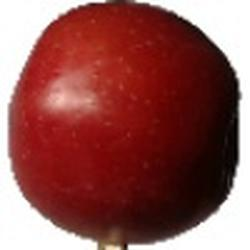
#> input picture datasets/Apple551.jpg, 250 x 250 px, found by its file name
$ jupyter execute --allow-errors test.ipynb   (shell and % lines are left out)
#> lines starting #> are read from the running program, lines starting #| are printed output that depends on the picture; after the words box and inside, x2 and y2 are one past the last pixel; in counts of white or black regions, pixels touching at a corner belong together
<a href="https://colab.research.google.com/github/Else-If-05/Pomme_ou_Poire/blob/main/test.ipynb" target="_parent"></a>

[cell 1]
import cv2
import numpy as np
import requests
import matplotlib.pyplot as plt
import matplotlib.image as mpimg
import sys
import datetime
from tensorflow import keras
from tensorflow.keras.models import Model
import tensorflow as tf
import pathlib
import os
import zipfile

%pylab inline

url_pikachu = r'https://github.com/Else-If-05/Pomme_ou_Poire/blob/main/datasets/Apple551.jpg?raw=true'
resp = requests.get(url_pikachu, stream=True).raw
image_array_pikachu = np.asarray(bytearray(resp.read()), dtype="uint8")
print(f'Shape of the image {image_array_pikachu.shape}')
image_pikachu = cv2.imdecode(image_array_pikachu, cv2.IMREAD_COLOR)
#> image_pikachu is the input picture: shape (250, 250, 3); mean B, G, R 81.7, 84.7, 144.5
plt.axis('off')
plt.imshow(cv2.cvtColor(image_pikachu, cv2.COLOR_BGR2RGB)) #opencv if BGR color, matplotlib usr RGB so we need to switch otherwise the pikachu will be blue ... O:)
plt.show()

res = cv2.resize(image_pikachu , dsize=(40,40), interpolation=cv2.INTER_CUBIC)
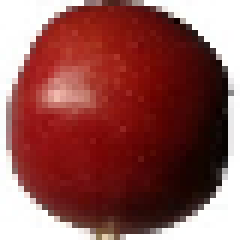
#> res: shape (40, 40, 3) (shown 6 times larger); mean B, G, R 82, 84.9, 144.7
print(res.shape)
#| (40, 40, 3)
res = cv2.cvtColor(res,cv2.COLOR_RGB2GRAY) #TO 3D to 1D
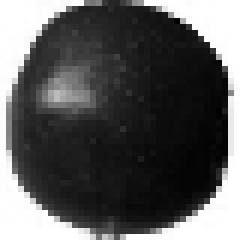
#> res: shape (40, 40) (shown 6 times larger); min 1, max 255, mean 90.9
print(res.shape)
#| (40, 40)
res = cv2.threshold(res, 127, 255, cv2.THRESH_BINARY)[1]
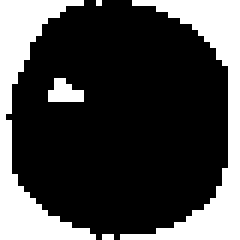
#> res: shape (40, 40) (shown 6 times larger); 27.8% white; 5 white regions (3 under 20 px), largest, box (x1, y1, x2, y2) and area: (20, 0, 40, 40) 215, (0, 0, 16, 40) 210
d = res
for row in range(0,40):
    for col in range(0,40):
        print('%03d ' %d[row][col],end=' ')
    print('')
#> this loop made 40 passes
#| 255  255  255  255  255  255  255  255  255  255  255  255  255  255  000  000  255  000  000  000  000  000  255  255  255  255  255  255  255  255  255  255  255  255  255  255  255  255  255  255
#| 255  255  255  255  255  255  255  255  255  255  255  000  000  000  000  000  000  000  000  000  000  000  000  000  000  000  255  255  255  255  255  255  255  255  255  255  255  255  255  255
#| 255  255  255  255  255  255  255  255  255  255  000  000  000  000  000  000  000  000  000  000  000  000  000  000  000  000  000  000  255  255  255  255  255  255  255  255  255  255  255  255
#| 255  255  255  255  255  255  255  255  000  000  000  000  000  000  000  000  000  000  000  000  000  000  000  000  000  000  000  000  000  000  255  255  255  255  255  255  255  255  255  255
#| 255  255  255  255  255  255  255  000  000  000  000  000  000  000  000  000  000  000  000  000  000  000  000  000  000  000  000  000  000  000  000  000  255  255  255  255  255  255  255  255
#| 255  255  255  255  255  255  255  000  000  000  000  000  000  000  000  000  000  000  000  000  000  000  000  000  000  000  000  000  000  000  000  000  000  255  255  255  255  255  255  255
#| 255  255  255  255  255  255  000  000  000  000  000  000  000  000  000  000  000  000  000  000  000  000  000  000  000  000  000  000  000  000  000  000  000  000  255  255  255  255  255  255
#| 255  255  255  255  255  000  000  000  000  000  000  000  000  000  000  000  000  000  000  000  000  000  000  000  000  000  000  000  000  000  000  000  000  000  000  255  255  255  255  255
#> (further printed lines are left out)
plt.imshow(cv2.cvtColor(res, cv2.COLOR_BGR2RGB))
plt.axis('off')
plt.show()

#Convert to bw
img_bw = cv2.imdecode(image_array_pikachu, cv2.IMREAD_GRAYSCALE)
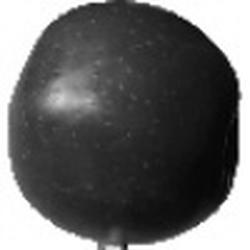
#> img_bw: shape (250, 250); min 0, max 255, mean 102.2
(thresh, img_bw) = cv2.threshold(img_bw, 127, 255, cv2.THRESH_BINARY)
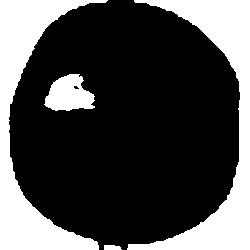
#> img_bw: shape (250, 250); 28.7% white; 4 white regions, box (x1, y1, x2, y2) and area: (0, 0, 108, 250) 8292, (127, 0, 250, 250) 8252, (44, 74, 95, 111) 1296, (104, 245, 122, 250) 79
plt.axis('off')
plt.imshow(cv2.cvtColor(img_bw, cv2.COLOR_BGR2RGB))

#defining a vertical edge detection kernel
kernel = np.matrix([[-10,0,10],[-10,0,10],[-10,0,10]])
print(kernel)
img_1 = cv2.filter2D(img_bw, -1, kernel)
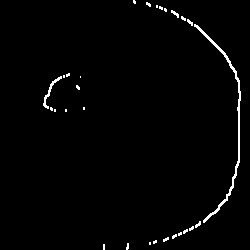
#> img_1: shape (250, 250); 1.6% white in thin lines or dots, all inside (x1, y1, x2, y2) = (43, 0, 241, 250)
plt.axis('off')
plt.imshow(cv2.cvtColor(img_1, cv2.COLOR_BGR2RGB))

#defining an horizontal edge detection kernel
kernel = np.matrix([[10,10,10],[0,0,0],[-10,-10,-10]])
print(kernel)
img_1 = cv2.filter2D(img_bw, -1, kernel)
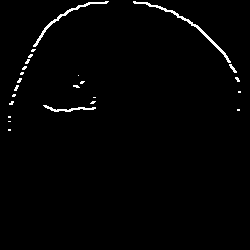
#> img_1: shape (250, 250); 1.5% white in thin lines or dots, all inside (x1, y1, x2, y2) = (8, 1, 241, 131)
plt.axis('off')
plt.imshow(cv2.cvtColor(img_1, cv2.COLOR_BGR2RGB))

#Import dataset
import pathlib
import os
#> (the rest of this cell did not finish here and is left out)
